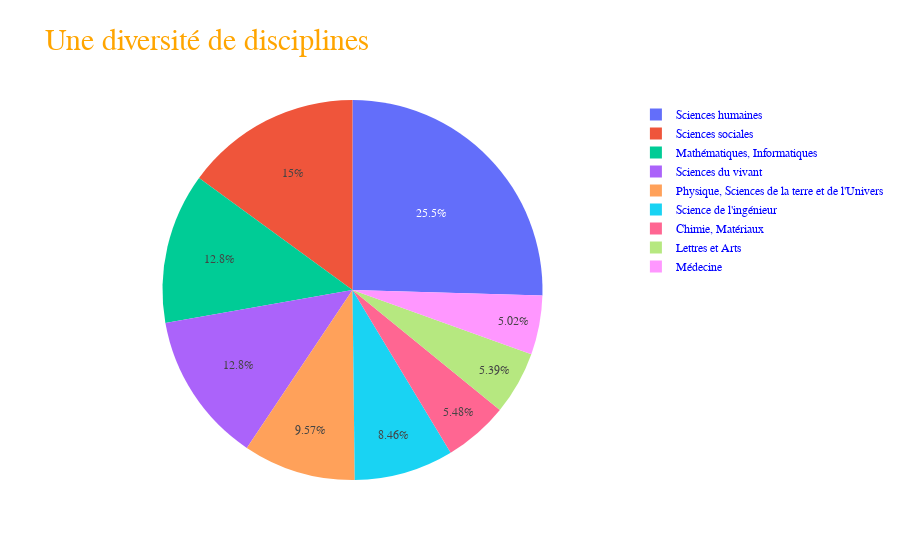

Notebook source saved alongside this figure:
### Code cell
fig = px.pie(df, names="disciplines_9niv", values="count", title="Une diversité de disciplines")
fig.update_layout(font_family="Courier New", font_color="blue", title_font_family="Times New Roman",
                  title_font_color="orange", title_font_size=30)
fig.show()

### Figure 1 — Plotly figure (JSON) as saved in the notebook; plotly's stock layout.template omitted (floating-point values rounded to 4 significant figures)
{"data": [{"domain": {"x": [0, 1], "y": [0, 1]}, "hovertemplate": "disciplines_9niv=%{label}<br>count=%{value}<extra></extra>", "labels": ["Sciences humaines", "Sciences sociales", "Mathématiques, Informatiques", "Sciences du vivant", "Physique, Sciences de la terre et de l'Univers", "Science de l'ingénieur", "Chimie, Matériaux", "Lettres et Arts", "Médecine"], "legendgroup": "", "name": "", "showlegend": true, "type": "pie", "values": [274, 161, 138, 138, 103, 91, 59, 58, 54]}], "layout": {"font": {"color": "blue", "family": "Courier New"}, "legend": {"tracegroupgap": 0}, "title": {"font": {"color": "orange", "family": "Times New Roman", "size": 30}, "text": "Une diversité de disciplines"}}}
